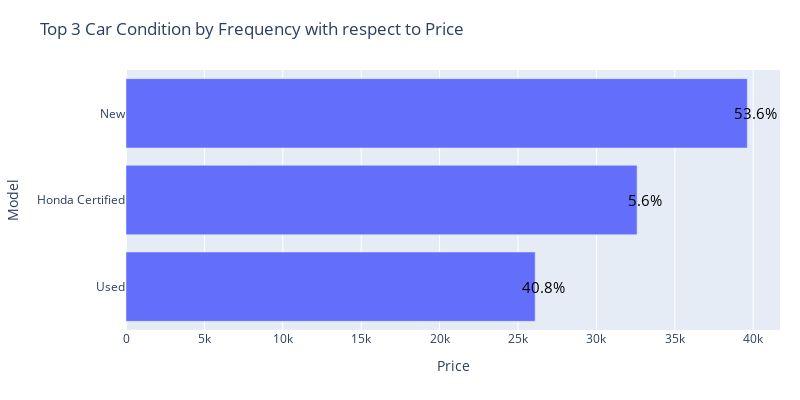

Notebook code cell kept with this figure:
### Code cell
import plotly.graph_objs as go
import pandas as pd

# create a dataframe of the top 5 car models by frequency and their mean price
top_models = df_mean_imputed['Condition'].value_counts().nlargest(10).index
cat_price = df_mean_imputed.groupby('Condition')['Price'].mean()[top_models]
df_top_models = pd.DataFrame({'Condition': cat_price.index, 'Price': cat_price.values})
df_top_models = df_top_models.sort_values(by='Price')

# create a horizontal bar plot using plotly
fig = go.Figure()
fig.add_trace(go.Bar(x=df_top_models['Price'], y=df_top_models['Condition'], orientation='h'))

# customize the layout of the plot
fig.update_layout(
    title='Top 3 Car Condition by Frequency with respect to Price',
    xaxis_title='Price',
    yaxis_title='Model',
    margin=dict(l=100, r=20, t=70, b=70),
    height=400,
    width=800,
)

# add percentage labels to each bar
for i, v in enumerate(df_top_models['Price']):
    fig.add_annotation(
        x=v+500,
        y=df_top_models.iloc[i]['Condition'],
        text='{:.1f}%'.format((df_mean_imputed['Condition'].value_counts(normalize=True)*100)[df_top_models.iloc[i]['Condition']]),
        showarrow=False,
        font=dict(size=15, color='black'),
    )

# show the plot
fig.show()

### Figure 1 — Plotly figure (JSON) as saved in the notebook; plotly's stock layout.template omitted (floating-point values rounded to 4 significant figures)
{"data": [{"orientation": "h", "type": "bar", "x": [26100.0, 32600.0, 39630.0], "y": ["Used", "Honda Certified", "New"]}], "layout": {"annotations": [{"font": {"color": "black", "size": 15}, "showarrow": false, "text": "40.8%", "x": 26600.0, "y": "Used"}, {"font": {"color": "black", "size": 15}, "showarrow": false, "text": "5.6%", "x": 33100.0, "y": "Honda Certified"}, {"font": {"color": "black", "size": 15}, "showarrow": false, "text": "53.6%", "x": 40130.0, "y": "New"}], "height": 400, "margin": {"b": 70, "l": 100, "r": 20, "t": 70}, "title": {"text": "Top 3 Car Condition by Frequency with respect to Price"}, "width": 800, "xaxis": {"title": {"text": "Price"}}, "yaxis": {"title": {"text": "Model"}}}}
